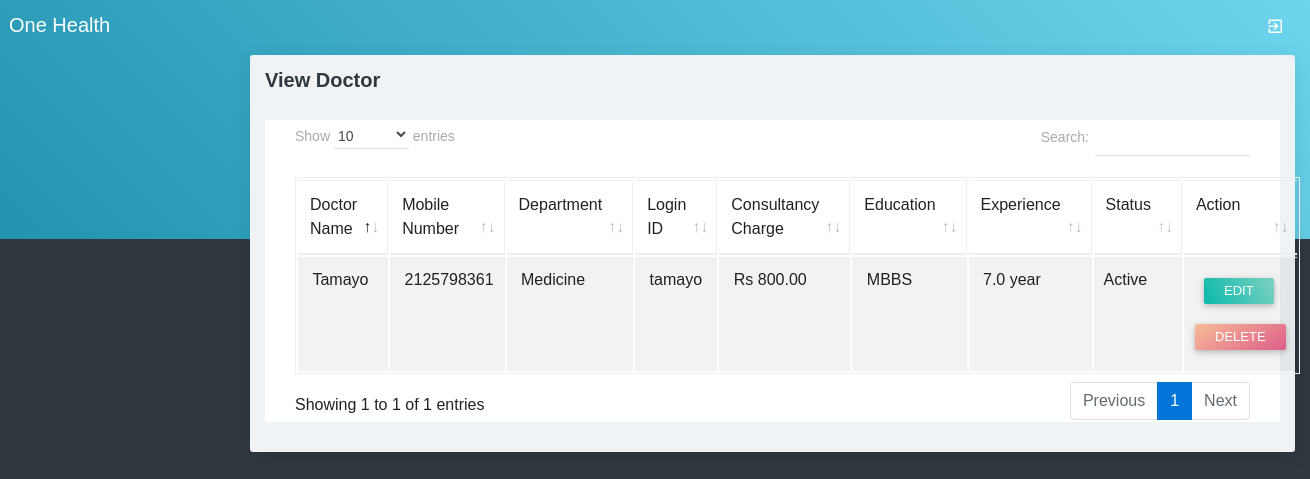
The app's page /viewdoctor.php with its own data.
### tables this page shows
CREATE TABLE `doctor` (
  `doctorid` int(10) NOT NULL,
  `doctorname` varchar(50) NOT NULL,
  `mobileno` varchar(15) NOT NULL,
  `departmentid` int(10) NOT NULL,
  `loginid` varchar(25) NOT NULL,
  `password` varchar(25) NOT NULL,
  `status` varchar(10) NOT NULL,
  `education` varchar(25) NOT NULL,
  `experience` float(11,1) NOT NULL,
  `consultancy_charge` float(10,2) NOT NULL
);

CREATE TABLE `department` (
  `departmentid` int(10) NOT NULL,
  `departmentname` varchar(100) NOT NULL,
  `description` text NOT NULL,
  `status` varchar(10) NOT NULL
);

### viewdoctor.php (the view, shortened to what this page needs)
<?php
include("adformheader.php");
include("dbconnection.php");
?>
<div class="container-fluid">
	<div class="block-header">
		<h2>View  Doctor</h2>
	</div>
<div class="card">
	<section class="container">
		<table class="table table-bordered table-striped table-hover js-basic-example dataTable">
			<thead>
				<tr>
					<td>Doctor Name</td>
					<td>Mobile Number</td>
					<td>Department</td>
					<td>Login ID</td>
					<td>Consultancy Charge</td>
					<td>Education</td>
					<td>Experience</td>
					<td>Status</td>
					<td>Action</td>
				</tr>
			</thead>
			<tbody>
				<?php
				$sql ="SELECT * FROM doctor";
				$qsql = mysqli_query($con,$sql);
				while($rs = mysqli_fetch_array($qsql))
				{
					$sqldept = "SELECT * FROM department WHERE departmentid='$rs[departmentid]'";
					$qsqldept = mysqli_query($con,$sqldept);
					$rsdept = mysqli_fetch_array($qsqldept);
					echo "<tr>
					<td>&nbsp;$rs[doctorname]</td>
					<td>&nbsp;$rs[mobileno]</td>
					<td>&nbsp;$rsdept[departmentname]</td>
					<td>&nbsp;$rs[loginid]</td>
					<td>&nbsp;Rs $rs[consultancy_charge]</td>
					<td>&nbsp;$rs[education]</td>
					<td>&nbsp;$rs[experience] year</td>
					<td>$rs[status]</td>
					<td>&nbsp;
					<a href='doctor.php?editid=$rs[doctorid]' class='btn btn-sm btn-raised g-bg-cyan'>Edit</a> <a href='viewdoctor.php?delid=$rs[doctorid]' class='btn btn-sm btn-raised g-bg-blush2'>Delete</a> </td>
					</tr>";
				}
				?>      </tbody>
			</table>
		</section>
	</div>
</div>
	<?php
	include("adformfooter.php");
	?>

### records on screen
doctor: doctorname "Tamayo", mobileno "2125798361", departmentid.departmentname "Medicine", loginid "tamayo", consultancy_charge "800.00", education "MBBS", experience "7.0", status "Active"
